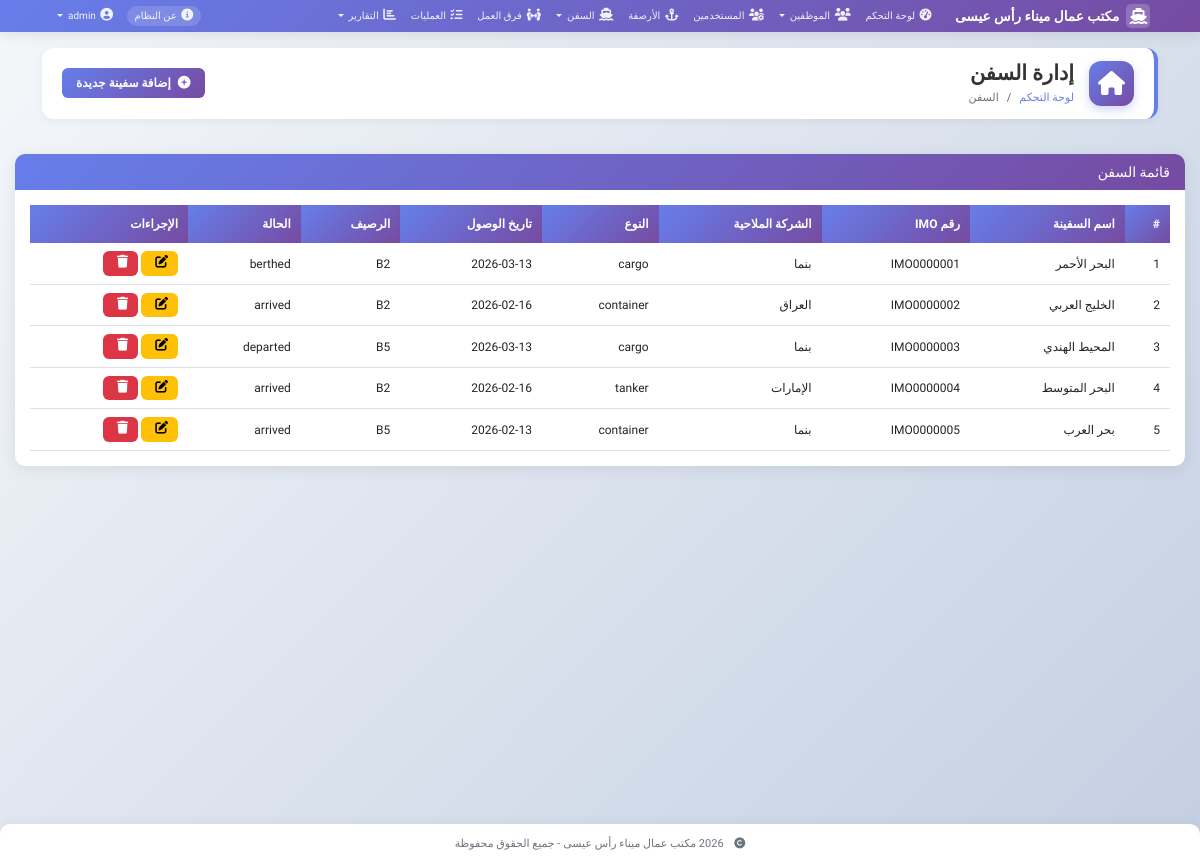
Page /ships (signed in) on the committed database.
### models.py (models this page shows, shortened)
class User(UserMixin, db.Model):
    __tablename__ = 'users'
    id = db.Column(db.Integer, primary_key=True)
    username = db.Column(db.String(80), unique=True, nullable=False)
    email = db.Column(db.String(120), unique=True, nullable=False)
    password_hash = db.Column(db.String(200), nullable=False)
    role = db.Column(db.String(20), nullable=False, default='employee')
    is_active = db.Column(db.Boolean, default=True)
    created_at = db.Column(db.DateTime, default=datetime.utcnow)
    def is_admin(self):
        return self.role == 'admin'

class Ship(db.Model):
    __tablename__ = 'ships'
    id = db.Column(db.Integer, primary_key=True)
    name = db.Column(db.String(100), nullable=False)
    imo_number = db.Column(db.String(20), unique=True, nullable=False)
    flag = db.Column(db.String(50), nullable=False)
    ship_type = db.Column(db.String(50), nullable=False)
    length = db.Column(db.Float)
    width = db.Column(db.Float)
    draft = db.Column(db.Float)
    cargo_capacity = db.Column(db.Float)
    arrival_date = db.Column(db.DateTime, nullable=False)
    departure_date = db.Column(db.DateTime)
    berth_number = db.Column(db.String(10))
    status = db.Column(db.String(20), default='arrived')
    notes = db.Column(db.Text)

### app.py (the view)
@app.route('/ships')
@login_required
def ship_list():
    ships = Ship.query.all()
    return render_template('ships/list.html', ships=ships)

### app.py (called while the page is built)
@app.context_processor
def inject_now():
    from datetime import datetime
    return {'now': datetime.now}

@login_manager.user_loader
def load_user(user_id):
    return User.query.get(int(user_id))

### templates/ships/list.html (shortened to what this page needs)
{% extends "base.html" %}
{% block page_title %}إدارة السفن{% endblock %}
{% block breadcrumb %}
<li class="breadcrumb-item"><a href="{{ url_for('dashboard') }}">لوحة التحكم</a></li>
<li class="breadcrumb-item active">السفن</li>
{% endblock %}
{% block page_actions %}
<a href="{{ url_for('add_ship') }}" class="btn btn-primary">
    <i class="fas fa-plus-circle"></i> إضافة سفينة جديدة
</a>
{% endblock %}
{% block content %}
<div class="card">
    <div class="card-header">
        <h5 class="mb-0">قائمة السفن</h5>
    </div>
    <div class="card-body">
        <div class="table-responsive">
            <table class="table table-hover">
                <thead>
                    <tr>
                        <th>#</th>
                        <th>اسم السفينة</th>
                        <th>رقم IMO</th>
                        <th>الشركة الملاحية</th>
                        <th>النوع</th>
                        <th>تاريخ الوصول</th>
                        <th>الرصيف</th>
                        <th>الحالة</th>
                        <th>الإجراءات</th>
                    </tr>
                </thead>
                <tbody>
                    {% for ship in ships %}
                    <tr>
                        <td>{{ loop.index }}</td>
                        <td>{{ ship.name }}</td>
                        <td>{{ ship.imo_number }}</td>
                        <td>{{ ship.flag }}</td>
                        <td>{{ ship.ship_type }}</td>
                        <td>{{ ship.arrival_date.strftime('%Y-%m-%d') }}</td>
                        <td>{{ ship.berth_number or 'غير محدد' }}</td>
                        <td>{{ ship.status }}</td>
                        <td>
                            <a href="{{ url_for('edit_ship', id=ship.id) }}" class="btn btn-sm btn-warning">
                                <i class="fas fa-edit"></i>
                            </a>
                            <a href="{{ url_for('delete_ship', id=ship.id) }}" class="btn btn-sm btn-danger" onclick="return confirm('هل أنت متأكد؟')">
                                <i class="fas fa-trash"></i>
                            </a>
                        </td>
                    </tr>
                    {% endfor %}
                </tbody>
            </table>
        </div>
    </div>
</div>
{% endblock %}

### templates/base.html (shortened to what this page needs)
<!DOCTYPE html>
<html lang="ar" dir="rtl">
<head>
    <link href="https://cdn.jsdelivr.net/npm/bootstrap@5.3.0/dist/css/bootstrap.rtl.min.css" rel="stylesheet">
    <link rel="stylesheet" href="https://cdnjs.cloudflare.com/ajax/libs/font-awesome/6.4.0/css/all.min.css">
    <link rel="stylesheet" href="https://cdn.datatables.net/1.13.4/css/dataTables.bootstrap5.min.css">
    <link rel="stylesheet" href="https://cdn.jsdelivr.net/npm/sweetalert2@11/dist/sweetalert2.min.css">
</head>
<body>
    <nav class="navbar navbar-expand-lg">
        <div class="container-fluid">
            <a class="navbar-brand" href="{{ url_for('index') }}">
                <i class="fas fa-ship"></i>
                مكتب عمال ميناء رأس عيسى
            </a>
            <div class="collapse navbar-collapse" id="navbarNav">
                {% if current_user.is_authenticated %}
                <ul class="navbar-nav me-auto">
                    <li class="nav-item">
                        <a class="nav-link {% if request.endpoint == 'dashboard' %}active{% endif %}" href="{{ url_for('dashboard') }}">
                            <i class="fas fa-tachometer-alt"></i>
                            لوحة التحكم
                        </a>
                    </li>
                    <li class="nav-item dropdown">
                        <a class="nav-link dropdown-toggle" href="#" role="button" data-bs-toggle="dropdown">
                            <i class="fas fa-users"></i>
                            الموظفين
                        </a>
                    </li>
                    {% if current_user.is_admin() %}
                    <li class="nav-item">
                        <a class="nav-link {% if request.endpoint in ['user_list', 'add_user', 'edit_user'] %}active{% endif %}" href="{{ url_for('user_list') }}">
                            <i class="fas fa-users-cog"></i>
                            المستخدمين
                        </a>
                    </li>
                    {% endif %}
                    <li class="nav-item">
                        <a class="nav-link {% if request.endpoint in ['berth_list', 'add_berth', 'edit_berth'] %}active{% endif %}" href="{{ url_for('berth_list') }}">
                            <i class="fas fa-anchor"></i>
                            الأرصفة
                        </a>
                    </li>
                    <li class="nav-item dropdown">
                        <a class="nav-link dropdown-toggle" href="#" role="button" data-bs-toggle="dropdown">
                            <i class="fas fa-ship"></i>
                            السفن
                        </a>
                    </li>
                    <li class="nav-item">
                        <a class="nav-link {% if request.endpoint == 'team_list' %}active{% endif %}" href="{{ url_for('team_list') }}">
                            <i class="fas fa-people-arrows"></i>
                            فرق العمل
                        </a>
                    </li>
                    <li class="nav-item">
                        <a class="nav-link {% if request.endpoint in ['operation_list', 'add_operation', 'edit_operation'] %}active{% endif %}" href="{{ url_for('operation_list') }}">
                            <i class="fas fa-tasks"></i>
                            العمليات
                        </a>
                    </li>
                    <li class="nav-item dropdown">
                        <a class="nav-link dropdown-toggle" href="#" role="button" data-bs-toggle="dropdown">
                            <i class="fas fa-chart-bar"></i>
                            التقارير
                        </a>
                    </li>
                </ul>
                <ul class="navbar-nav">
                    <li class="nav-item">
                        <a class="nav-link" href="{{ url_for('about') }}">
                            <i class="fas fa-info-circle"></i>
                            <span class="d-none d-lg-inline">عن النظام</span>
                        </a>
                    </li>
                    <li class="nav-item dropdown">
                        <a class="nav-link dropdown-toggle" href="#" role="button" data-bs-toggle="dropdown">
                            <i class="fas fa-user-circle"></i>
                            {{ current_user.username }}
                        </a>
                    </li>
                </ul>
                {% endif %}
            </div>
        </div>
    </nav>
    {% if current_user.is_authenticated %}
    <div class="container-fluid mt-3">
        <div class="page-header-wrapper">
            <div class="page-header-content">
                <div class="page-header-icon">
                    <i class="{% block page_icon %}fas fa-home{% endblock %}"></i>
                </div>
                <div class="page-header-title">
                    <h4 class="mb-0">{% block page_title %}{% endblock %}</h4>
                    <nav aria-label="breadcrumb">
                        <ol class="breadcrumb">
                            {% block breadcrumb %}{% endblock %}
                        </ol>
                    </nav>
                </div>
            </div>
            <div class="page-header-actions">
                {% block page_actions %}{% endblock %}
            </div>
        </div>
    </div>
    {% endif %}
    <main class="main-content">
        {% block content %}{% endblock %}
    </main>
    <footer class="footer">
        <div class="container">
            <p class="mb-0">
                <i class="fas fa-copyright me-2"></i>
                2026 مكتب عمال ميناء رأس عيسى - جميع الحقوق محفوظة
            </p>
        </div>
    </footer>
</body>
</html>

### templates/base.html (style rules this page uses)
:root { --primary: #667eea; --secondary: #764ba2; --font-size-xs: 11px; --font-size-sm: 12px; --font-size-base: 13px; --font-size-md: 14px; --font-size-lg: 16px; --font-size-xl: 18px; --font-size-xxl: 20px; --font-size-h1: 22px; --font-size-h2: 20px; --font-size-h3: 18px; --font-size-h4: 16px; --font-size-h5: 14px; --font-size-h6: 13px; }
* { font-family: 'Cairo', sans-serif; margin: 0; padding: 0; box-sizing: border-box; }
body { background: linear-gradient(135deg, #f5f7fa 0%, #c3cfe2 100%); min-height: 100vh; font-size: var(--font-size-base); line-height: 1.5; }
.navbar { background: linear-gradient(135deg, var(--primary) 0%, var(--secondary) 100%); padding: 0.15rem 0.5rem; box-shadow: 0 2px 15px rgba(0,0,0,0.1); }
.navbar-brand { display: flex; align-items: center; gap: 4px; font-size: 0.85rem; font-weight: 600; color: white !important; padding: 0.1rem 0; }
.navbar-brand i { font-size: 1rem; background: rgba(255,255,255,0.2); width: 24px; height: 24px; display: flex; align-items: center; justify-content: center; border-radius: 5px; margin-left: 3px; }
.nav-link { color: rgba(255,255,255,0.9) !important; font-weight: 500; margin: 0 1px; padding: 0.15rem 0.4rem !important; border-radius: 4px; transition: all 0.3s; font-size: 10px; }
.nav-link i { margin-left: 2px; font-size: 0.75rem; }
.nav-item .nav-link[href*="about"] { background: rgba(255,255,255,0.15); border-radius: 14px; margin-left: 6px; padding: 0.15rem 0.5rem !important; font-size: 10px; }
.navbar-nav .dropdown-toggle { font-size: 10px; padding: 0.15rem 0.4rem !important; }
.navbar-nav .dropdown-toggle i { font-size: 0.8rem; }
.main-content { padding: 15px; min-height: calc(100vh - 130px); }
.card { border: none; border-radius: 10px; box-shadow: 0 3px 15px rgba(0,0,0,0.08); transition: all 0.3s; margin-bottom: 15px; }
.card-header { background: linear-gradient(135deg, var(--primary) 0%, var(--secondary) 100%); color: white; border: none; border-radius: 10px 10px 0 0 !important; padding: 10px 15px; font-weight: 600; font-size: 14px; }
.card-body { padding: 15px; font-size: var(--font-size-sm); }
.btn { border-radius: 6px; padding: 6px 14px; font-weight: 600; transition: all 0.3s; border: none; font-size: var(--font-size-sm); }
.btn-primary { background: linear-gradient(135deg, var(--primary) 0%, var(--secondary) 100%); color: white; }
.btn-sm { padding: 4px 10px; font-size: var(--font-size-xs); }
.btn i { margin-left: 4px; font-size: 0.8rem; }
.table { font-size: var(--font-size-sm); margin-bottom: 0; }
.table thead th { background: linear-gradient(135deg, var(--primary) 0%, var(--secondary) 100%); color: white; font-weight: 600; border: none; padding: 10px; font-size: var(--font-size-sm); white-space: nowrap; }
.table tbody td { padding: 8px 10px; vertical-align: middle; }
h4, .h4 { font-size: var(--font-size-h4); margin-bottom: 0.3rem; }
h5, .h5 { font-size: var(--font-size-h5); margin-bottom: 0.3rem; }
.page-header-wrapper { display: flex; align-items: center; justify-content: space-between; background: white; padding: 12px 20px; border-radius: 12px; box-shadow: 0 2px 10px rgba(0,0,0,0.05); margin-bottom: 20px; border-right: 4px solid var(--primary); }
.page-header-content { display: flex; align-items: center; gap: 15px; }
.page-header-icon { width: 45px; height: 45px; background: linear-gradient(135deg, var(--primary) 0%, var(--secondary) 100%); border-radius: 12px; display: flex; align-items: center; justify-content: center; color: white; font-size: 1.5rem; box-shadow: 0 4px 10px rgba(102,126,234,0.3); }
.page-header-title { display: flex; flex-direction: column; }
.page-header-title h4 { font-size: 1.3rem; font-weight: 700; color: #333; margin: 0; line-height: 1.3; }
.page-header-title .breadcrumb { margin: 3px 0 0 0; padding: 0; background: transparent; font-size: 11px; }
.page-header-actions { display: flex; gap: 10px; align-items: center; }
.breadcrumb { background: transparent; padding: 0; margin: 3px 0 0 0; font-size: 11px; }
.breadcrumb-item a { color: var(--primary); text-decoration: none; }
.breadcrumb-item.active { color: #6c757d; }
.footer { background: white; padding: 12px; text-align: center; color: #6c757d; border-radius: 10px 10px 0 0; margin-top: 15px; font-size: 11px; box-shadow: 0 -3px 10px rgba(0,0,0,0.03); }
@media screen and (min-width: 1200px) { .container, .container-fluid { max-width: 95%; } }
@media screen and (min-width: 1200px) { body { font-size: 13px; } }
@media screen and (min-width: 1200px) { h4 { font-size: 1.1rem; } }

### rows in the picture
User: username "admin"
Ship: name "البحر الأحمر", imo_number "IMO0000001", flag "بنما", ship_type "cargo", arrival_date "2026-03-13", berth_number "B2", status "berthed"
Ship: name "الخليج العربي", imo_number "IMO0000002", flag "العراق", ship_type "container", arrival_date "2026-02-16", berth_number "B2", status "arrived"
Ship: name "المحيط الهندي", imo_number "IMO0000003", flag "بنما", ship_type "cargo", arrival_date "2026-03-13", berth_number "B5", status "departed"
Ship: name "البحر المتوسط", imo_number "IMO0000004", flag "الإمارات", ship_type "tanker", arrival_date "2026-02-16", berth_number "B2", status "arrived"
Ship: name "بحر العرب", imo_number "IMO0000005", flag "بنما", ship_type "container", arrival_date "2026-02-13", berth_number "B5", status "arrived"
